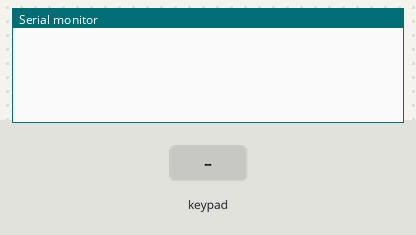
Bench run of a sketch on a simulated Arduino Uno, built with avr-gcc and run on an emulated ATmega328P. Parts: the last lines printed to the serial monitor. Wiring (inferred from the names in the program): 3×3 keypad: rows pin 2, pin 3, pin 4; columns pin 5, pin 6, pin 7. Inputs (shaded band) come from the test bench.

Above: at 1.2 s.
1.3 s: key '0' pressed
At 2.2 s:
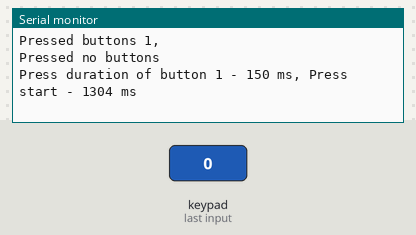
2.9 s: key 'A' pressed
At 3.04 s:
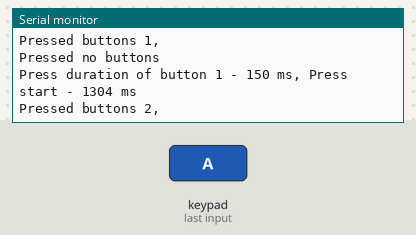

The sketch:

ButtonMatrix.ino
```cpp
#define ROW1 2
#define ROW2 3
#define ROW3 4

#define COL1 5
#define COL2 6
#define COL3 7

#define NROWS 3
#define NCOLS 3

const int row_pins[NROWS] = {2, 3, 4};
const int col_pins[NCOLS] = {5, 6, 7};
long btns_time[9]={0,0,0,0,0,0,0,0,0};
byte btn_pressed = B00000000;
int btns=0;
int lastbtns=0;
int irow=0;
const long N = 1;
void setup()
{
  DDRD=B00011100;
  for(int i = 0;i < NCOLS; i++) {
    pinMode(col_pins[i], INPUT_PULLUP);
  }
  cli();
  TCCR1A = 0;
  TCCR1B = 0;
  TCNT1 = 0;
  OCR1A = (16000000 / 256 / 1000) * N - 1;
  TCCR1B |= (1 << WGM12);
  TCCR1B = TCCR1B | (1 << CS12);
  TIMSK1 |= (1 << OCIE1A);
  sei();
  Serial.begin(9600);
}

void loop()
{

}

void update_button_state() {
   irow=(irow+1)-3*(irow>1);
   PORTD=B00011100;
   digitalWrite(row_pins[irow], LOW);
   btn_pressed=~(PIND&B11100000);
   btn_pressed/=32;
   report_row_states(irow);
}
ISR(TIMER1_COMPA_vect) {
  update_button_state();
}
void report_row_states(int row_number) {
  if (row_number==0){
    start_time(btns);
    if (lastbtns!=btns){
      //Serial.println(btns);
      printbtns(btns);
      print_time(lastbtns, btns);
    }
    lastbtns=btns;
    btns=0;
  }
  for(int icol = 0; icol < NCOLS; icol++) {
    if(btn_pressed % 2 ==1) {

      //Serial.print("Button ");
      //Serial.print(1+icol + NCOLS * row_number);
      btns+=stepen2(icol + NCOLS * row_number);
      //Serial.println(" pressed");
    }
    btn_pressed/=2;
  }

}
void printbtns(int btnse){
  String info = String("Pressed buttons ");
  bool nopress=true;
  int btnsa=btnse;
  for(int i = 0; i < 9; i++){
    //Serial.println(btnsa);
    if (btnsa%2==1){
      nopress=false;
      info=info+String(i+1)+String(", ");
    }
    btnsa/=2;
  }
  if (nopress){
    Serial.println("Pressed no buttons");
  }else{
    Serial.println(info);
  }
}
void start_time(int btns){
  int btnsa=btns;
  for(int i = 0; i < 9; i++){
    if (btnsa%2==1 && btns_time[i]==0){
      btns_time[i]=millis();
    }
    btnsa/=2;
  }
}

void print_time(int prev, int now){
  int btns1=prev;
  int btns2=now;
  String info=String("");
  for(int i = 0; i < 9; i++){
    if (btns1%2==1 && btns2%2==0){
      info = String(String("Press duration of button ")
                    +String(i+1)
                    +String(" - ")
                    +String(millis()-btns_time[i])
                    +String(" ms, Press start - ")
                    +String(btns_time[i])
                    +String(" ms"));
      Serial.println(info);
      btns_time[i]=0;
    }
    btns1/=2;
    btns2/=2;
  }

}
int stepen2(int n){
  int ans=1;
  for(int i = 0; i < n; i++){
    ans*=2;
  }
  return ans;
}
```

Measured:
- after the input at 1.3 s, the serial monitor: prints a new line at once (image 1)
- after the input at 2.9 s, the serial monitor: prints a new line at once (image 2)
